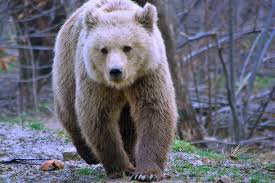
#> input picture backend/images/bear/048d7b29e3.jpg, 275 x 183 px
$ python -i preprocessing.py   (imports and definitions only)
#> lines starting #> are read from the running program, lines starting #| are printed output that depends on the picture
from PIL import Image
import numpy as np

def extract_color_histogram(image_stream):
    # Open the image from an in-memory stream
#> called with image_stream = 'images/bear/048d7b29e3.jpg'
    image = Image.open(image_stream).convert("RGB").resize((100, 100))
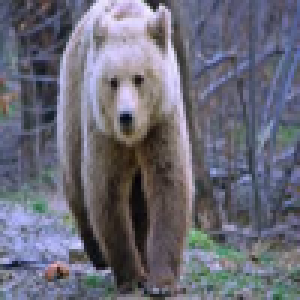
#> image: PIL image 100x100 RGB (shown 3 times larger); mean R, G, B 105.6, 105.6, 118.7

    # Extract color histogram with 512 bins (256 levels per channel * 2 for 3 channels)
    # This creates a proper histogram instead of flattening raw pixels
    hist = np.histogram(np.array(image).ravel(), bins=512, range=(0, 256))[0]
#> hist = 512 values, max 363 at index 194, min 0 at index 0, mean 58.59

    # Normalize the histogram to sum to 1
    hist = hist / hist.sum()
#> hist = 512 values, max 0.0121 at index 194, min 0 at index 0, mean 0.00195

    return hist

>>> result = extract_color_histogram('images/bear/048d7b29e3.jpg')
#> result has the same summary as hist in extract_color_histogram

$ run again, on backend/images/bear/04e5d04320.jpg
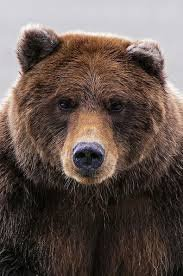
#> input picture backend/images/bear/04e5d04320.jpg, 183 x 276 px
#> in extract_color_histogram, `image = Image.open(image_stream).convert("RGB").resize((100, 100))`:
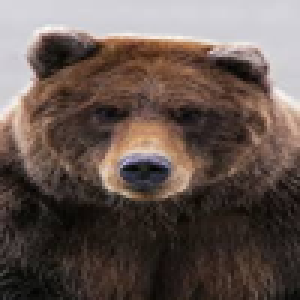
#> image: PIL image 100x100 RGB (shown 3 times larger); mean R, G, B 100.7, 86.3, 80.2
#> in extract_color_histogram, `hist = np.histogram(np.array(image).ravel(), bins=512, range=(0, 256))..`: hist = 512 values, max 524 at index 422, min 0 at index 1, mean 58.59
#> in extract_color_histogram, `hist = hist / hist.sum()`: hist = 512 values, max 0.0175 at index 422, min 0 at index 1, mean 0.00195
#> result has the same summary as hist in extract_color_histogram

$ run again, on backend/images/bear/090234b385.jpg
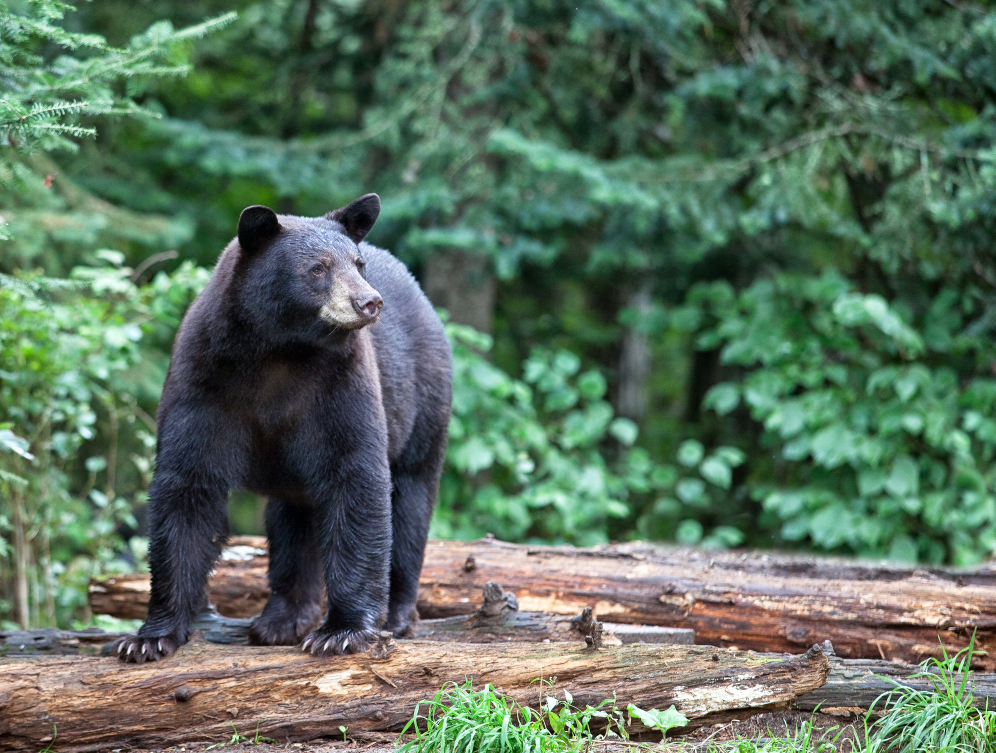
#> input picture backend/images/bear/090234b385.jpg, 1991 x 1506 px (shown at 1/2 size)
#> in extract_color_histogram, `image = Image.open(image_stream).convert("RGB").resize((100, 100))`:
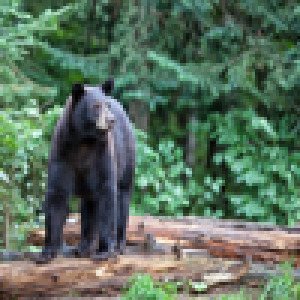
#> image: PIL image 100x100 RGB (shown 3 times larger); mean R, G, B 89.8, 111.9, 93.3
#> in extract_color_histogram, `hist = np.histogram(np.array(image).ravel(), bins=512, range=(0, 256))..`: hist = 512 values, max 254 at index 142, min 0 at index 0, mean 58.59
#> in extract_color_histogram, `hist = hist / hist.sum()`: hist = 512 values, max 0.00847 at index 142, min 0 at index 0, mean 0.00195
#> result has the same summary as hist in extract_color_histogram

$ run again, on backend/images/bear/093836b753.jpg
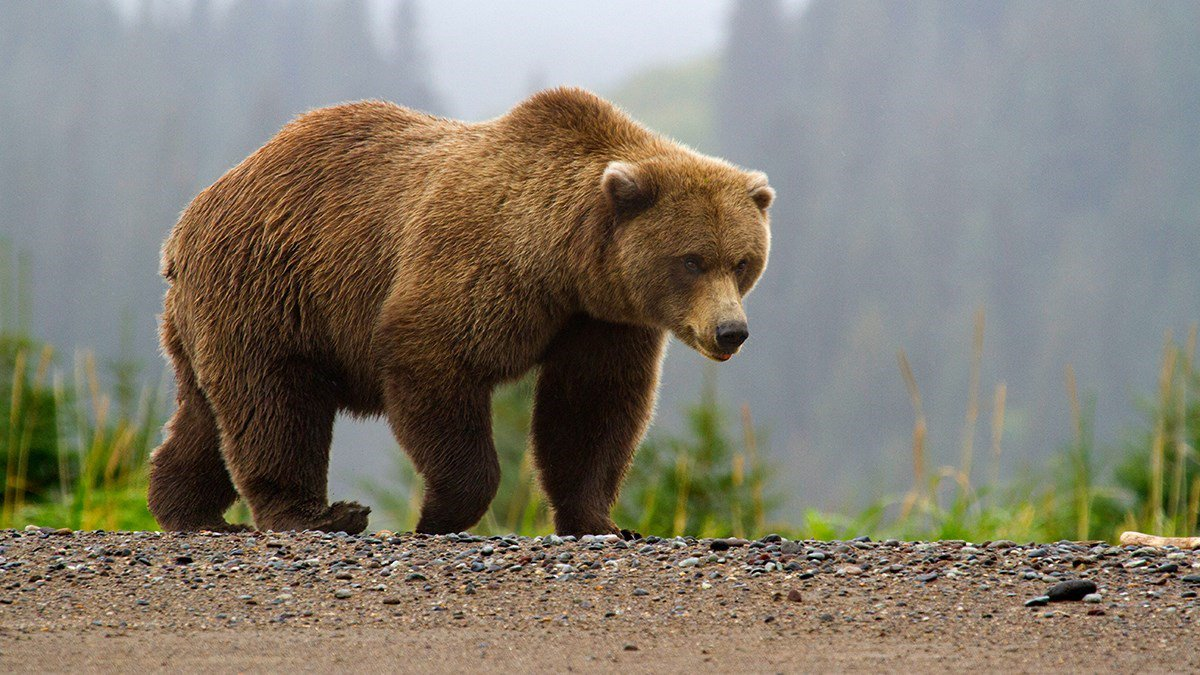
#> input picture backend/images/bear/093836b753.jpg, 1200 x 675 px
#> in extract_color_histogram, `image = Image.open(image_stream).convert("RGB").resize((100, 100))`:
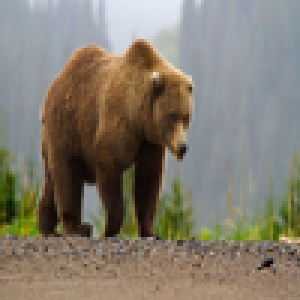
#> image: PIL image 100x100 RGB (shown 3 times larger); mean R, G, B 130.7, 124.1, 110.8
#> in extract_color_histogram, `hist = np.histogram(np.array(image).ravel(), bins=512, range=(0, 256))..`: hist = 512 values, max 477 at index 290, min 0 at index 1, mean 58.59
#> in extract_color_histogram, `hist = hist / hist.sum()`: hist = 512 values, max 0.0159 at index 290, min 0 at index 1, mean 0.00195
#> result has the same summary as hist in extract_color_histogram
